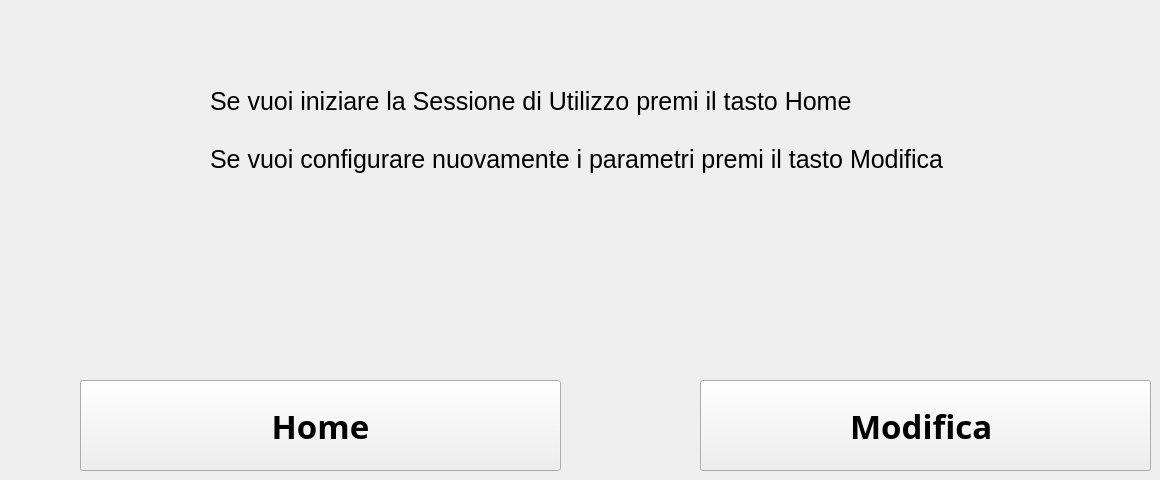
     <widget class="QWidget" name="page_prima">
      <widget class="QPushButton" name="pushButton_home_sc3">
       <property name="geometry">
        <rect>
         <x>80</x>
         <y>380</y>
         <width>481</width>
         <height>91</height>
        </rect>
       </property>
       <property name="font">
        <font>
         <family>OpenSymbol</family>
         <pointsize>25</pointsize>
         <weight>75</weight>
         <bold>true</bold>
        </font>
       </property>
       <property name="text">
        <string>Home</string>
       </property>
      </widget>
      <widget class="QPushButton" name="pushButton_modifica_2">
       <property name="geometry">
        <rect>
         <x>700</x>
         <y>380</y>
         <width>451</width>
         <height>91</height>
        </rect>
       </property>
       <property name="font">
        <font>
         <family>OpenSymbol</family>
         <pointsize>25</pointsize>
         <weight>75</weight>
         <bold>true</bold>
        </font>
       </property>
       <property name="text">
        <string>Modifica </string>
       </property>
      </widget>
      <widget class="QLabel" name="label_6">
       <property name="geometry">
        <rect>
         <x>210</x>
         <y>60</y>
         <width>781</width>
         <height>141</height>
        </rect>
       </property>
       <property name="font">
        <font>
         <family>Ubuntu</family>
         <pointsize>19</pointsize>
         <weight>50</weight>
         <italic>false</italic>
         <bold>false</bold>
        </font>
       </property>
       <property name="text">
        <string>Se vuoi iniziare la Sessione di Utilizzo premi il tasto Home 

Se vuoi configurare nuovamente i parametri premi il tasto Modifica </string>
       </property>
      </widget>
     </widget>
